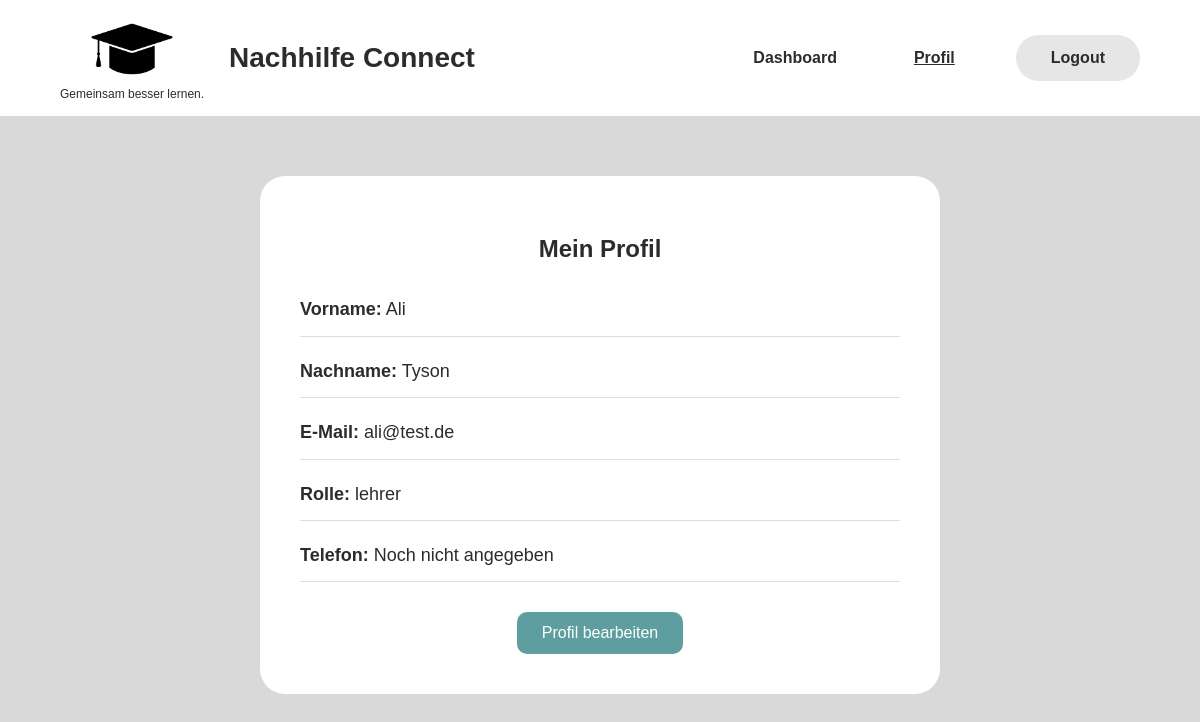
The app's page /profil (signed in) with its own data.
### models.py (models this page shows)
class User(db.Model):
    __tablename__ = "users"
    id = db.Column(db.Integer, primary_key=True)
    vorname = db.Column(db.String(100), nullable=False)
    nachname = db.Column(db.String(100), nullable=False)
    rolle = db.Column(db.String(20), nullable=False)                   #Schüler / lehrer
    ist_gesperrt = db.Column(
        db.Boolean,
        nullable=False,
        default=False
    )
    telefon = db.Column(db.String(30), nullable=True)
    email = db.Column(db.String(120), unique=True, nullable=False)
    passwort = db.Column(db.String(255), nullable=False)
    buchungen_als_lehrer = db.relationship('Buchung', foreign_keys='Buchung.lehrer_id')

### app.py (the view)
@app.route('/profil')
def profile():
    if 'user_id' not in session:
        flash("Bitte zuerst einloggen.")
        return redirect(url_for('login'))
    user = User.query.get(session['user_id'])
    if user is None:
        flash("Nutzer wurde nicht gefunden.")
        return redirect(url_for('login'))
    return render_template(
        'profile.html',
        user=user
    )

### templates/profile.html (shortened to what this page needs)
<!DOCTYPE html>
<html lang="de">
<head>
    <link rel="stylesheet" href="{{ url_for('static', filename='css/style.css') }}">
</head>
<body>
    <header>
    <div class="header-left">
        <div class="logo">
            <img src="{{ url_for('static', filename='images/logo.png') }}" alt="Nachhilfe Connect Logo">
            <p>Gemeinsam besser lernen.</p>
        </div>
        <h1>Nachhilfe Connect</h1>
</div>
        <nav>
            <ul>
            <li>
            {% if session.get('rolle') == 'schueler' %}
                <a href="{{ url_for('student_dashboard') }}">Dashboard</a>
            {% elif session.get('rolle') == 'lehrer' %}
                <a href="{{ url_for('teacher_dashboard') }}">Dashboard</a>
            {% endif %}
            </li>
             <li><a class="active" href="{{ url_for('profile') }}">Profil</a></li>
            <li><a class="login-button" href="{{ url_for('logout') }}">Logout</a></li>
            </ul>
        </nav>
    </header>
    <main>
    <section class="profile-page-container">
        <div class="profile-page-card">
            <h2>Mein Profil</h2>
            <div class="profile-info">
                <p><strong>Vorname:</strong> {{ user.vorname }}</p>
                <p><strong>Nachname:</strong> {{ user.nachname }}</p>
                <p><strong>E-Mail:</strong> {{ user.email }}</p>
                <p><strong>Rolle:</strong> {{ user.rolle }}</p>
                <p><strong>Telefon:</strong> {{ user.telefon or "Noch nicht angegeben" }}</p>
            </div>
            <a href="{{ url_for('profile_edit') }}" class="profile-edit-btn">Profil bearbeiten</a>
        </div>
    </section>
    </main>
</body>
</html>

### static/css/style.css (style rules this page uses)
body { margin: 0; font-family: Arial, sans-serif; color: #2c2c2c; background-color: #d9d9d9; }
header { background-color: #ffffff; padding: 15px 60px; display: flex; justify-content: space-between; align-items: center; }
.logo { text-align: center; }
.logo img { max-width: 90px; height: auto; }
.logo p { font-size: 12px; margin: 0; }
header h1 { font-size: 28px; margin: 0; }
.header-left { display: flex; align-items: center; gap: 25px; }
nav ul { list-style-type: none; margin: 0; padding: 0; overflow: hidden; display: flex; align-items: center; gap: 45px; }
nav li { float: left; }
nav li a { display: block; color: #2c2c2c; text-align: center; padding: 14px 16px; text-decoration: none; font-weight: bold; }
nav li a.active { text-decoration: underline; }
.login-button { background-color: #e6e6e6; border-radius: 30px; padding: 14px 35px; }
.profile-page-container { display: flex; justify-content: center; align-items: center; padding: 60px 20px; }
.profile-page-card { background-color: white; width: 600px; padding: 40px; border-radius: 25px; }
.profile-page-card h2 { text-align: center; margin-bottom: 30px; }
.profile-info { font-size: 18px; line-height: 1.8; }
.profile-info p { border-bottom: 1px solid #dddddd; padding-bottom: 10px; }
.profile-edit-btn { display: block; width: fit-content; margin: 30px auto 0; padding: 12px 25px; background-color: #5f9ea0; color: white; text-decoration: none; border-radius: 10px; }

### records on screen
User: vorname "Ali", nachname "Tyson", email "ali@test.de", rolle "lehrer", telefon "Noch nicht angegeben"
